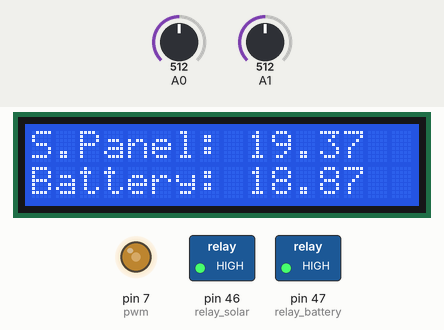
A sketch run on a simulated Arduino Mega 2560, built with avr-gcc and run on an emulated ATmega2560. On the bench: 16×2 character LCD, switched loads named in the sketch (green lamp = pin HIGH), output pins drawn as LEDs (lit = HIGH). The test bench sets the inputs (shaded band); at power-on: A1 = 512, A0 = 512. Random numbers use the default seed unless the sketch sets one; no radio packets arrive unless stated.

Above: at 2.2 s.
2.3 s: A1 set to 538
At 3.3 s:
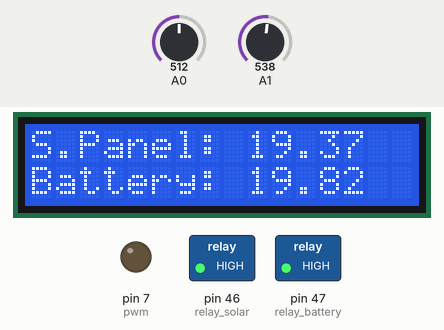
3.8 s: A0 set to 539
At 4.9 s:
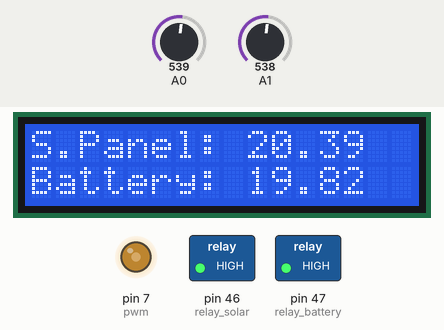
5.3 s: A1 set to 511
At 6.4 s:
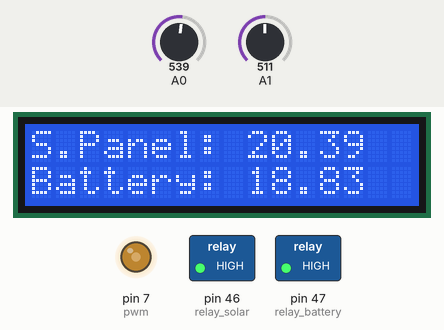
6.8 s: A0 set to 511
At 8.0 s:
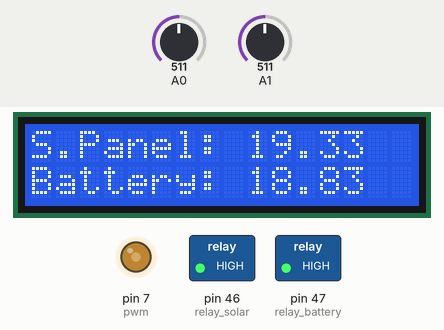
8.3 s: A0 set to 489
At 8.8 s:
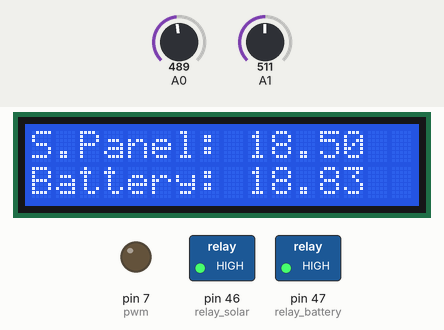
9.8 s: A1 set to 306
At 10.3 s:
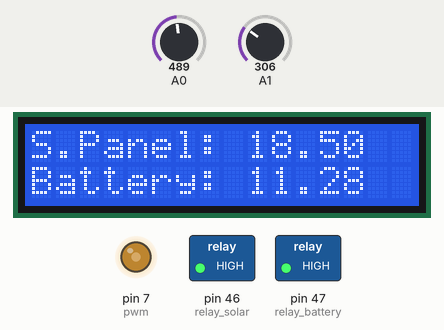
Timing chart, 0 to 12.3 s (numbered marks = the images above; inputs shaded):
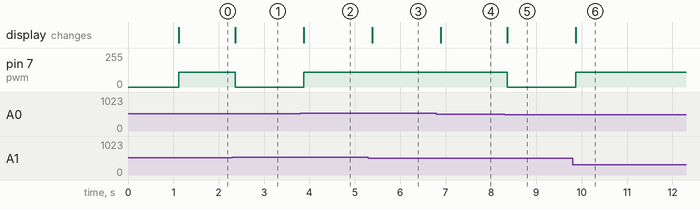

The sketch:

nRF24L01_-_Transmit_data__with_LCD_.ino
```cpp
#include <LiquidCrystal.h>
#include <nRF24L01.h>
#include <SPI.h>
#include <RF24.h>
int pwm = 7;
double a;
double b;
int relay_solar = 46;
int relay_battery = 47;
byte address[][6] = {"00001", "00002"};

LiquidCrystal lcd (12,11,5,4,3,2);

RF24 radio (9, 53);                           // CE to 7 and CSN to 8


struct package
{
  double reading1;
  double reading2;
};
package data;

struct Control
{
  int cont;
};
Control control;


void setup()
{
  pinMode(relay_solar, OUTPUT);
  pinMode(relay_battery, OUTPUT);
  pinMode(pwm, OUTPUT);
  digitalWrite(relay_solar, HIGH);
  digitalWrite(relay_battery, HIGH);
  lcd.begin (16,2);
//  Serial.begin(9600);
  delay(1000);                               //for stabilization of RF Module
//  Serial.print("Setup Initialized");
  radio.begin();                             //start RF
  radio.setChannel(115);                     //Channel range = 0-124, Recommended Channel = 100 - 124 (for not interfering w/ WiFi)
  radio.setPALevel(RF24_PA_HIGH);             //Set Power level, can be of these (RF24_PA_MIN, RF24_PA_LOW, RF24_PA_HIGH and RF24_PA_MAX)
  radio.openReadingPipe(1, address[0]);      //Change to address[1] for the other device
  radio.openWritingPipe(address[1]);         //Change to address[0] for the other device
}


void WriteData()                             //for writing DATA
{
  radio.stopListening();                     //must stop listening before writing
  radio.write(&data, sizeof(data));          //sends DATA
//  Serial.println(data.reading);            //prints the content
}

void ReadData()
{
  radio.startListening();
  while (radio.available())
  {
      radio.read(&control, sizeof(control));
      relay();
  }
}

void readInput() {
  a = ((analogRead(A0)/1023.0)*38.69852);
  data.reading1 = a;
  b = ((analogRead(A1)/1023.0)*37.69635);
  data.reading2 = b;
  delay(46);
}

void readInput1() {
  data.reading1 = ((analogRead(A0)/1023.0)*38.69852);
  data.reading1 = a;
  b = random(20, 29);
  data.reading2 = b;
//  delay(47);
}

void relay(){
  switch (control.cont){
    case 1:
      digitalWrite(relay_solar, LOW);
      break;

    case 2:
      digitalWrite(relay_solar, HIGH);
      break;

    case 3:
      digitalWrite(relay_battery, LOW);
      break;

    case 4:
      digitalWrite(relay_battery, HIGH);
      break;
  }
}

void loop()
{
  ReadData();
  readInput();
  WriteData();

  lcd.setCursor(0,0);
  lcd.print("S.Panel: ");
  lcd.setCursor(9,0);
  lcd.print(a);
  lcd.setCursor(0,1);
  lcd.print("Battery: ");
  lcd.setCursor(9,1);
  lcd.print(b);
  if (a > b){
    if (b <= 28.0){
      analogWrite(pwm, 110);
    }
    if (b > 28.0){
      analogWrite(pwm, 0);
    }
  }
  if (b >= a){
    analogWrite(pwm, 0);
  }
//  Serial.print(a);
//  Serial.print(",");
//  Serial.println(b);
  delay(1);
}
```

Measured:
- the behaviour switches between 525 and 526 on A1 (found by bisection; images 0 and 1)
- the behaviour switches between 524 and 525 on A0 (found by bisection; images 1 and 2)
- the behaviour switches between 498 and 497 on A0 (found by bisection; images 4 and 5)
- after the input at 2.3 s, pin 7 (pwm): 110/255 → 0/255 after 0.06 s; the display: changes after 0.06 s (image 1)
- after the input at 3.8 s, pin 7 (pwm): 0/255 → 110/255 after 0.07 s; the display: changes after 0.07 s (image 2)
- after the input at 5.3 s, the display: changes after 0.09 s (image 3)
- after the input at 6.8 s, the display: changes after 0.10 s (image 4)
- after the input at 8.3 s, pin 7 (pwm): 110/255 → 0/255 after 0.05 s; the display: changes after 0.05 s (image 5)
- after the input at 9.8 s, pin 7 (pwm): 0/255 → 110/255 after 0.07 s; the display: changes after 0.07 s (image 6)
